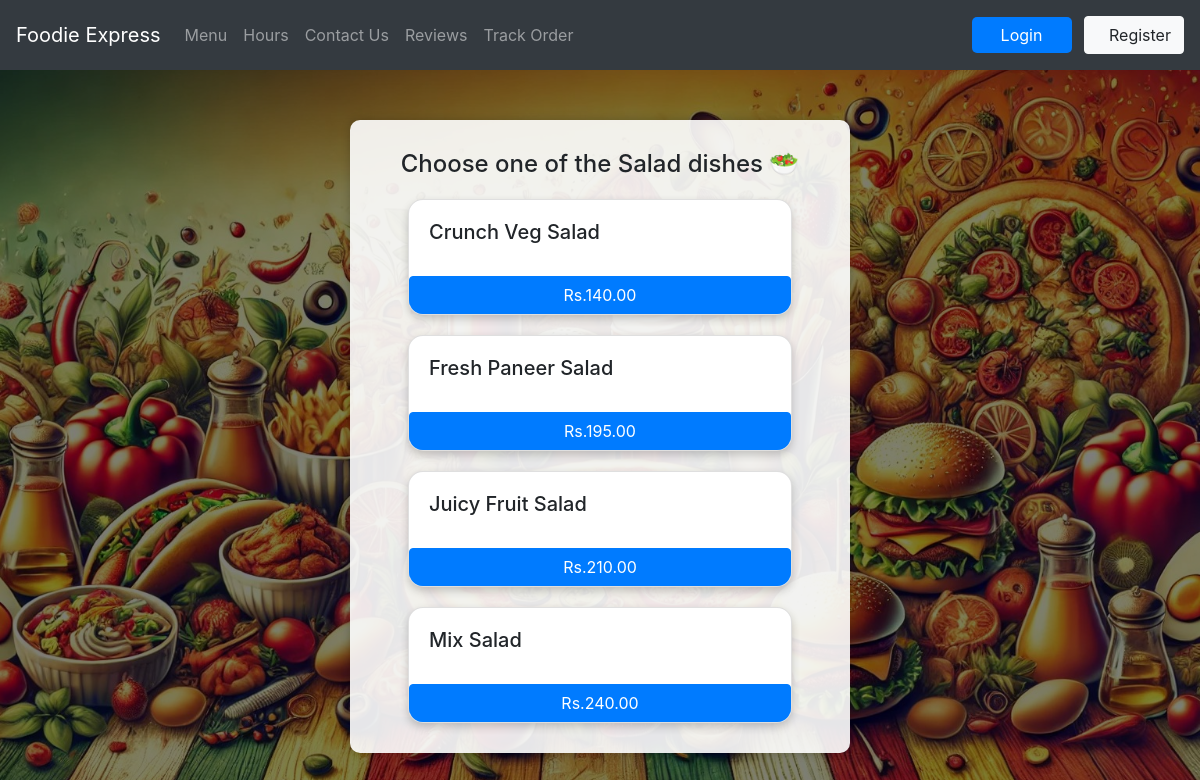
The page /Salad on the database its author committed.
### orders/models.py (models this page shows)
class Salad(models.Model):
    dish_name = models.CharField(max_length=200)
    price = models.DecimalField(max_digits=6, decimal_places=2)
    def __str__(self):
        return f"Salad : {self.dish_name}"

### orders/views.py (the view)
# urls.py: path("Salad", views.salad, name="salad"),
def salad(request):
    return render(request, "orders/salad.html", context={"dishes": Salad.objects.all})

### orders/templates/orders/salad.html
{% extends 'orders/header.html' %}
{% block content %}
    <div class="container">
      <h4 style="margin:10px; text-align:center;"> Choose one of the Salad dishes &#x1f957 </h4>
      <div class="row justify-content-center">
        {% for dish in dishes %}
            <div class="card" id="regular_pizza_card" style="width: 24rem; margin:10px;">
              <div class="card-body">
                <h5 class="card-title" >{{dish.dish_name}}</h5>
              </div>
              <button class="btn btn-primary"
              onclick="isAuthenticated ? add_to_cart({item_description:'{{dish}}', price:{{dish.price}}}) : window.location.href='{% url 'orders:login' %}'">
                Rs.{{dish.price}}
              </button>
            </div>
        {% endfor %}
      </div>
    </div>
{% endblock %}

### orders/static/orders/style.css (style rules this page uses)
body { background: url('bgimg.jpg') center/cover no-repeat fixed; }
body::before { content: ""; position: fixed; top: 0; left: 0; width: 100%; height: 100%; background: rgba(0, 0, 0, 0.5); z-index: -1; }
.container { max-width: 500px; background: rgba(255, 255, 255, 0.9); padding: 20px; border-radius: 10px; margin-top: 50px; box-shadow: 0px 0px 10px rgba(0, 0, 0, 0.2); }
.card { border-radius: 15px; overflow: hidden; box-shadow: 0px 4px 8px rgba(0, 0, 0, 0.2); transition: transform 0.3s ease-in-out, box-shadow 0.3s ease-in-out; }

### rows shown on the page
Salad: dish_name "Crunch Veg Salad", price "140.00"
Salad: dish_name "Fresh Paneer Salad", price "195.00"
Salad: dish_name "Juicy Fruit Salad", price "210.00"
Salad: dish_name "Mix Salad", price "240.00"
